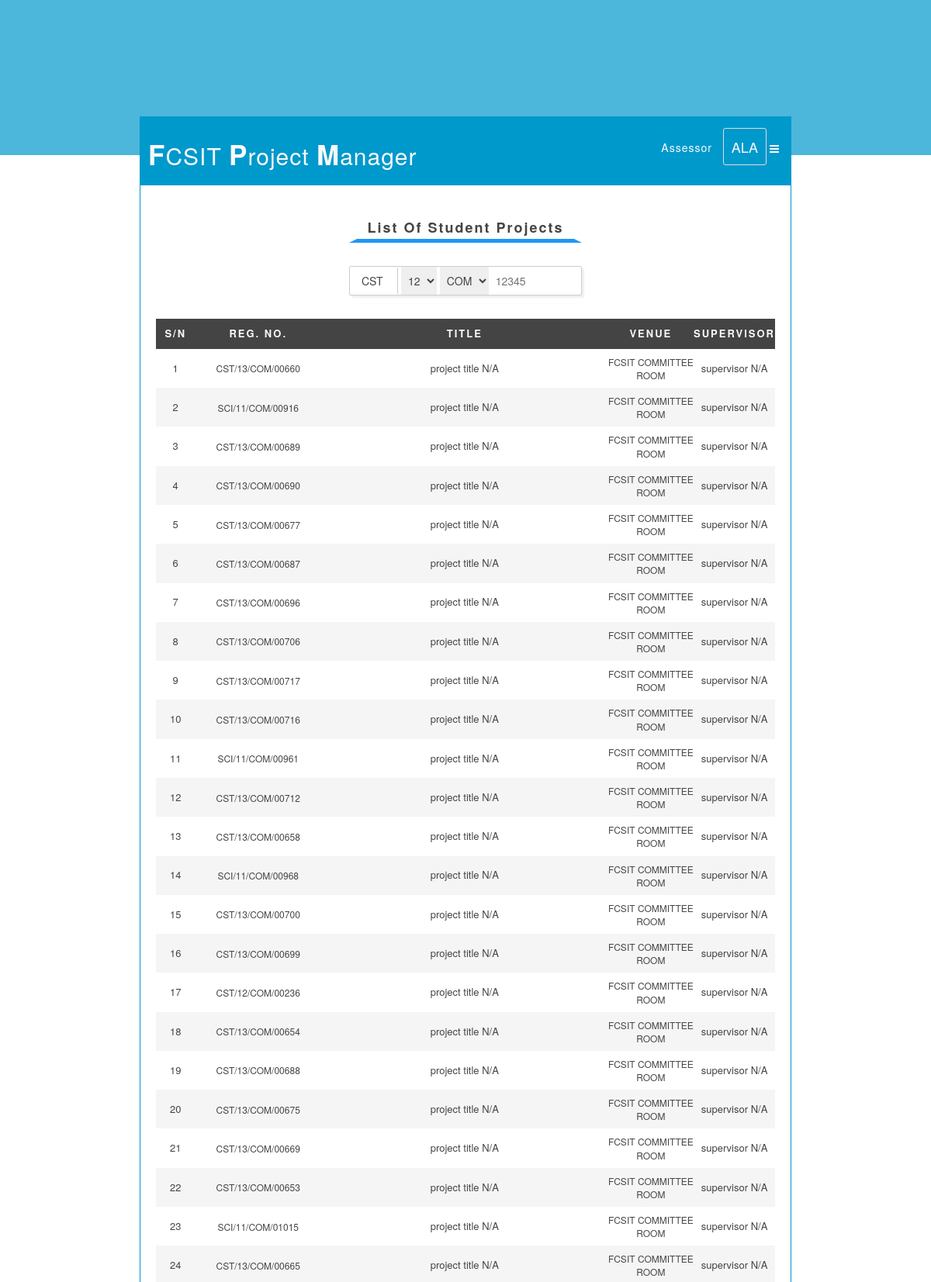
The app's page /projects.php (signed in, upper part) with its own data.
### tables this page shows
CREATE TABLE `gra_student` (
  `id` int(11) NOT NULL,
  `stu_reg` varchar(20) DEFAULT NULL,
  `stu_name` varchar(111) DEFAULT NULL,
  `stu_no` int(3) DEFAULT NULL,
  `stu_venue` varchar(65) DEFAULT NULL,
  `stu_project` varchar(255) DEFAULT NULL,
  `stu_supervisor` varchar(65) DEFAULT NULL,
  `stu_password` varchar(11) DEFAULT NULL
);

### includes/functions.php (called while the page is built, shortened)
<?php
	function escape($string) {
		return htmlentities(trim($string), ENT_QUOTES, 'UTF-8');
	}
?>

### projects.php (the view, shortened to what this page needs)
<?php
require("includes/functions.php");
$projectList ="";
$count = 1;
$venue = "";
	$lec_name = escape($_SESSION['name']);
	$select = $db->query("SELECT assess_venue FROM lecturer_account WHERE lec_name = '".$lec_name."'") or die($db->error);
	if($select->num_rows){
		$row = $select->fetch_assoc();
		$venue  = $row['assess_venue'];
	}
	$select = $db->query("SELECT * FROM gra_student WHERE stu_venue = '".$venue."' ORDER BY stu_supervisor ASC") or die($db->error);
		if($select->num_rows){
			while(($row = $select->fetch_assoc()) != null){
			$reg_no = $row['stu_reg'];
			$title = $row['stu_project'];
			$supervisor = $row['stu_supervisor'];
			$venue = $row['stu_venue'];
			$explode = explode("/", $reg_no);
			$implode = implode("_", $explode);
			$stu_file  = "gra_projects/$implode.pdf";
		if(file_exists($stu_file)){
			$projectList .= "<tr class='wt_content'><td class='wt_sn'>$count</td>
					<td class='wt_re'>$reg_no</td>
                    <td class='wt_tt'><a href='$stu_file' download='$title' target='_blank'>$title</a></td>
                    <td class='wt_tt'>$venue</a></td>
                    <td class='wt_su'>$supervisor</td></tr>";
		}
		else{
			$projectList .= "<tr class='wt_content'>
				<td class='wt_sn'>$count</td>
                <td class='wt_re'>$reg_no</td>
                <td class='wt_tt' title='project file does not exist'>$title</td>
                <td class='wt_re'>$venue</td>
                <td class='wt_su'>supervisor N/A</td></tr>";
			}
			$count++;
		}
		}
		else{
			$projectList = "<tr class='wt_content'><td class='wt_re' colspan='5'>No project found in the database</td></tr>";
		}
?>
<!DOCTYPE html>
<html lang="en">
<?php include_once("includes/assessor_header.php"); ?>
		<div id="wi_section">
			<section id="wis_section">
                <h4>list of student projects</h4>
				<div class="search_stud">
					<form class="search_form">
						<input type="text" id="faculty" value="CST" size="3" />
						<select id="year">
							<option value="12">12</option>
						</select>
						<select id="dept">
							<option value="COM">COM</option>
						</select>
						<input type="text" id="serial" placeholder="12345" onkeyup="fetch_student()" size="5" />
					</form>
				</div>
                <table class="wiss_table">
                    <tr class="wt_header">
                        <th>S/N</th>
                        <th>Reg. No.</th>
                        <th>Title</th>
                        <th>Venue</th>
                        <th>Supervisor</th>
                    </tr>
                    <?php echo $projectList; ?>
                </table>
            </section>
		</div>
	</div>
</div>
</body>
</html>

### css/assessor_style.css (style rules this page uses)
* { margin: 0; padding: 0; box-sizing: border-box; color: #444444; }
body { background : #FFFFFF; font-family: 'Roboto', sans-serif; font-size: 15px; }
div#wi_section section#wis_section { padding: 20px; }
div#wi_section section#wis_section h4 { padding: 5px 0px; text-align: center; text-transform: capitalize; border-bottom: 5px solid #2196F3; width: 300px; margin: 0 auto; border-left: 10px solid transparent; border-right: 10px solid transparent; letter-spacing: 2px; font-weight: bolder; margin-bottom: 30px; }
table.wiss_table { width: 100%; margin: 10px 0px 50px 0px; }
table.wiss_table tr { text-align: center; }
table.wiss_table tr.wt_header th { text-align: center; background: #444444; border-bottom: none; padding: 10px 0px; text-transform: uppercase; letter-spacing: 2px; color: #F9F9F9; }
table.wiss_table tr td { padding: 8px 0px; }
table.wiss_table tr.wt_content { background: #FFFFFF; }
table.wiss_table tr.wt_content:nth-child(odd) { background: #F5F5F5; }
table.wiss_table tr.wt_content td.wt_sn { width: 7%; }
table.wiss_table tr.wt_content td.wt_re { width: 22%; }
table.wiss_table tr.wt_content td.wt_tt { width: 56%; }
table.wiss_table tr.wt_content td.wt_su { width: 15%; }
@media screen and (max-width: 1280px) { table.wiss_table { font-size: 13px; } }
@media screen and (max-width: 1280px) { table.wiss_table tr.wt_content td.wt_re { font-size: 12px; } }
div.search_stud { width: 300px; max-width: 320px; margin: 0 auto 30px auto; border: 1px solid #CCC; border-radius: 2px; box-shadow: 3px 3px 2px #efefef; padding: 0px 10px; }
form.search_form input, form.search_form select { border: none; padding: 7px 5px; }
form.search_form input:first-child { border-right: 1px solid #ccc; }

### records on screen
gra_student: stu_reg "CST/13/COM/00660", stu_project "project title N/A", stu_venue "FCSIT COMMITTEE ROOM"
gra_student: stu_reg "SCI/11/COM/00916", stu_project "project title N/A", stu_venue "FCSIT COMMITTEE ROOM"
gra_student: stu_reg "CST/13/COM/00689", stu_project "project title N/A", stu_venue "FCSIT COMMITTEE ROOM"
gra_student: stu_reg "CST/13/COM/00690", stu_project "project title N/A", stu_venue "FCSIT COMMITTEE ROOM"
gra_student: stu_reg "CST/13/COM/00677", stu_project "project title N/A", stu_venue "FCSIT COMMITTEE ROOM"
gra_student: stu_reg "CST/13/COM/00687", stu_project "project title N/A", stu_venue "FCSIT COMMITTEE ROOM"
gra_student: stu_reg "CST/13/COM/00696", stu_project "project title N/A", stu_venue "FCSIT COMMITTEE ROOM"
gra_student: stu_reg "CST/13/COM/00706", stu_project "project title N/A", stu_venue "FCSIT COMMITTEE ROOM"
gra_student: stu_reg "CST/13/COM/00717", stu_project "project title N/A", stu_venue "FCSIT COMMITTEE ROOM"
gra_student: stu_reg "CST/13/COM/00716", stu_project "project title N/A", stu_venue "FCSIT COMMITTEE ROOM"
gra_student: stu_reg "SCI/11/COM/00961", stu_project "project title N/A", stu_venue "FCSIT COMMITTEE ROOM"
gra_student: stu_reg "CST/13/COM/00712", stu_project "project title N/A", stu_venue "FCSIT COMMITTEE ROOM"
gra_student: stu_reg "CST/13/COM/00658", stu_project "project title N/A", stu_venue "FCSIT COMMITTEE ROOM"
gra_student: stu_reg "SCI/11/COM/00968", stu_project "project title N/A", stu_venue "FCSIT COMMITTEE ROOM"
gra_student: stu_reg "CST/13/COM/00700", stu_project "project title N/A", stu_venue "FCSIT COMMITTEE ROOM"
gra_student: stu_reg "CST/13/COM/00699", stu_project "project title N/A", stu_venue "FCSIT COMMITTEE ROOM"
gra_student: stu_reg "CST/12/COM/00236", stu_project "project title N/A", stu_venue "FCSIT COMMITTEE ROOM"
gra_student: stu_reg "CST/13/COM/00654", stu_project "project title N/A", stu_venue "FCSIT COMMITTEE ROOM"
gra_student: stu_reg "CST/13/COM/00688", stu_project "project title N/A", stu_venue "FCSIT COMMITTEE ROOM"
gra_student: stu_reg "CST/13/COM/00675", stu_project "project title N/A", stu_venue "FCSIT COMMITTEE ROOM"
gra_student: stu_reg "CST/13/COM/00669", stu_project "project title N/A", stu_venue "FCSIT COMMITTEE ROOM"
gra_student: stu_reg "CST/13/COM/00653", stu_project "project title N/A", stu_venue "FCSIT COMMITTEE ROOM"
gra_student: stu_reg "SCI/11/COM/01015", stu_project "project title N/A", stu_venue "FCSIT COMMITTEE ROOM"
gra_student: stu_reg "CST/13/COM/00665", stu_project "project title N/A", stu_venue "FCSIT COMMITTEE ROOM"

### other values on screen
substr($lec_ini[0], 0, 3) "ALA"
